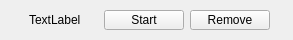
<?xml version="1.0" encoding="UTF-8"?>
<ui version="4.0">
 <class>NavgatFrame</class>
 <widget class="QFrame" name="NavgatFrame">
  <property name="geometry">
   <rect>
    <x>0</x>
    <y>0</y>
    <width>293</width>
    <height>40</height>
   </rect>
  </property>
  <property name="minimumSize">
   <size>
    <width>0</width>
    <height>40</height>
   </size>
  </property>
  <property name="maximumSize">
   <size>
    <width>16777215</width>
    <height>40</height>
   </size>
  </property>
  <property name="windowTitle">
   <string>Frame</string>
  </property>
  <property name="styleSheet">
   <string notr="true"/>
  </property>
  <property name="frameShape">
   <enum>QFrame::NoFrame</enum>
  </property>
  <property name="frameShadow">
   <enum>QFrame::Raised</enum>
  </property>
  <layout class="QHBoxLayout" name="horizontalLayout">
   <property name="spacing">
    <number>6</number>
   </property>
   <property name="leftMargin">
    <number>3</number>
   </property>
   <property name="topMargin">
    <number>3</number>
   </property>
   <property name="rightMargin">
    <number>3</number>
   </property>
   <property name="bottomMargin">
    <number>3</number>
   </property>
   <item>
    <widget class="QPushButton" name="popdownBtn">
     <property name="minimumSize">
      <size>
       <width>20</width>
       <height>0</height>
      </size>
     </property>
     <property name="maximumSize">
      <size>
       <width>20</width>
       <height>16777215</height>
      </size>
     </property>
     <property name="styleSheet">
      <string notr="true">QPushButton{
	border:none;
	background:none;
	border-image:url(://pics/arrow_right.png);
}</string>
     </property>
     <property name="text">
      <string/>
     </property>
     <property name="checkable">
      <bool>true</bool>
     </property>
    </widget>
   </item>
   <item>
    <widget class="QLabel" name="label">
     <property name="text">
      <string>TextLabel</string>
     </property>
    </widget>
   </item>
   <item>
    <spacer name="horizontalSpacer">
     <property name="orientation">
      <enum>Qt::Horizontal</enum>
     </property>
     <property name="sizeHint" stdset="0">
      <size>
       <width>40</width>
       <height>20</height>
      </size>
     </property>
    </spacer>
   </item>
   <item>
    <widget class="QLabel" name="processLabel">
     <property name="font">
      <font>
       <weight>75</weight>
       <bold>true</bold>
      </font>
     </property>
     <property name="text">
      <string/>
     </property>
    </widget>
   </item>
   <item>
    <widget class="QPushButton" name="startDownBtn">
     <property name="minimumSize">
      <size>
       <width>0</width>
       <height>20</height>
      </size>
     </property>
     <property name="maximumSize">
      <size>
       <width>16667</width>
       <height>20</height>
      </size>
     </property>
     <property name="text">
      <string>Start</string>
     </property>
    </widget>
   </item>
   <item>
    <widget class="QPushButton" name="rmDownBtn">
     <property name="minimumSize">
      <size>
       <width>0</width>
       <height>20</height>
      </size>
     </property>
     <property name="maximumSize">
      <size>
       <width>16668</width>
       <height>20</height>
      </size>
     </property>
     <property name="text">
      <string>Remove</string>
     </property>
    </widget>
   </item>
   <item>
    <spacer name="horizontalSpacer_2">
     <property name="orientation">
      <enum>Qt::Horizontal</enum>
     </property>
     <property name="sizeType">
      <enum>QSizePolicy::Fixed</enum>
     </property>
     <property name="sizeHint" stdset="0">
      <size>
       <width>20</width>
       <height>20</height>
      </size>
     </property>
    </spacer>
   </item>
  </layout>
 </widget>
 <resources/>
 <connections/>
</ui>
